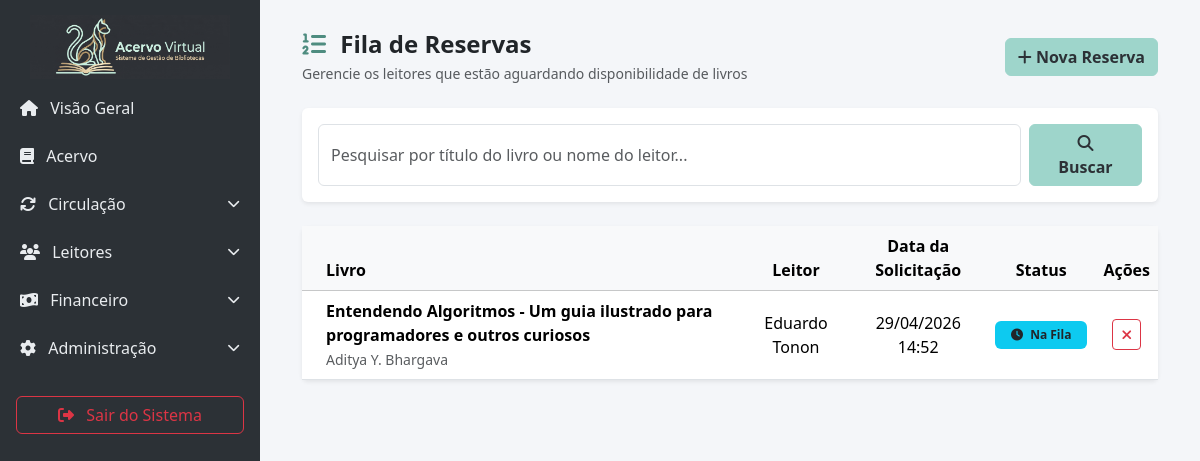
/circulacao/reservas/ (signed in), run on the app's committed database.
### biblioteca_app/models.py (models this page shows, shortened)
class Reserva(models.Model):
    class Status(models.TextChoices):
        ATIVA = 'ativa', 'Ativa - Na Fila'
        DISPONIVEL = 'disponivel', 'Livro Disponível (Aguardando Retirada)'
        ATENDIDA = 'atendida', 'Atendida (Empréstimo Realizado)'
        CANCELADA = 'cancelada', 'Cancelada'
    leitor = models.ForeignKey(Leitor, on_delete=models.CASCADE, related_name='reservas')
    livro = models.ForeignKey(Livro, on_delete=models.CASCADE, related_name='reservas')
    data_solicitacao = models.DateTimeField(default=timezone.now)
    status = models.CharField(max_length=20, choices=Status.choices, default=Status.ATIVA)

class Livro(models.Model):
    titulo = models.CharField(max_length=200)
    autor = models.ForeignKey(Autor, on_delete=models.PROTECT, related_name="livros")
    edicao = models.CharField(max_length=100)
    editora = models.ForeignKey(Editora, on_delete=models.PROTECT, related_name="livros", null=True, blank=True)
    idioma = models.CharField(max_length=50, default="Português")
    data_publicacao = models.DateField(blank=True, null=True)
    numero_paginas = models.IntegerField()
    genero = models.ForeignKey(Genero, on_delete=models.PROTECT, related_name="livros")
    classificacao = models.IntegerField()
    sinopse = models.TextField()
    capa = models.ImageField(upload_to='capas/', blank=True, null=True)
    localizacao = models.CharField(max_length=100, blank=True, null=True, help_text="Ex: Estante A, Prateleira 2")

class Autor(models.Model):
    nome = models.CharField(max_length=200, unique=True)
    def __str__(self):
        return self.nome

class Leitor(models.Model):
    id_leitor = models.CharField(max_length=50, unique=True, null=True, blank=True, help_text="ID Único ou Matrícula")
    nome = models.CharField(max_length=200)
    data_nascimento = models.DateField()
    celular = models.CharField(max_length=15, unique=True)
    cpf = models.CharField(max_length=14, unique=True)
    email = models.EmailField(unique=True)
    cep = models.CharField(max_length=9)
    endereco = models.CharField(max_length=255)
    complemento = models.CharField(max_length=100, blank=True, null=True)
    cidade = models.CharField(max_length=100)
    class AlertasChoices(models.TextChoices):
        EMAIL = 'email', 'Email'
        CELULAR = 'celular', 'Celular'
    recebimento_alertas = models.CharField(max_length=10, choices=AlertasChoices.choices, default=AlertasChoices.EMAIL)
    ativo = models.BooleanField(default=True, help_text="Desmarque para bloquear temporariamente o leitor")
    foto = models.ImageField(upload_to='fotos_leitores/', null=True, blank=True)

### biblioteca_app/views.py (the view, shortened to what this page needs)
# urls.py: path('circulacao/reservas/', views.fila_reservas, name='fila_reservas'),
@login_required(login_url='login_view')
def fila_reservas(request):
    query = request.GET.get('q', '').strip()
    reservas_base = Reserva.objects.select_related('leitor', 'livro').exclude(status__in=[Reserva.Status.CANCELADA, Reserva.Status.ATENDIDA]).order_by('data_solicitacao')
    if query:
        reservas = reservas_base.filter(
            Q(livro__titulo__icontains=query) |
            Q(leitor__nome__icontains=query)
        )
    else:
        reservas = reservas_base.all()
    leitores_ativos = Leitor.objects.filter(ativo=True).order_by('nome')
    livros = Livro.objects.all().order_by('titulo')
    context = {
        'reservas': reservas,
        'query': query,
        'leitores': leitores_ativos,
        'livros': livros
    }
    return render(request, 'fila_reservas.html', context)

### biblioteca_app/templates/fila_reservas.html (shortened to what this page needs)
{% extends 'base.html' %}
{% block content %}
<div class="container-fluid">
    <div class="d-flex justify-content-between align-items-center mb-4">
        <div>
            <h4 class="fw-bold text-dark mb-1"><i class="fa-solid fa-list-ol me-2 text-primary"></i> Fila de Reservas</h4>
            <p class="text-muted small mb-0">Gerencie os leitores que estão aguardando disponibilidade de livros</p>
        </div>
        <button type="button" class="btn btn-primary" data-bs-toggle="modal" data-bs-target="#modal-nova-reserva">
            <i class="fa-solid fa-plus"></i> Nova Reserva
        </button>
    </div>
    <div class="card border-0 shadow-sm mb-4">
        <div class="card-body">
            <form action="{% url 'fila_reservas' %}" method="GET" class="d-flex mb-0">
                <input type="text" name="q" value="{{ query }}" class="form-control me-2" placeholder="Pesquisar por título do livro ou nome do leitor...">
                <button type="submit" class="btn btn-primary px-4"><i class="fa-solid fa-magnifying-glass"></i> Buscar</button>
            </form>
        </div>
    </div>
    <div class="card border-0 shadow-sm">
        <div class="card-body p-0 table-responsive">
            <table class="table table-hover align-middle mb-0 text-center">
                <thead class="table-light">
                    <tr>
                        <th class="text-start ps-4">Livro</th>
                        <th>Leitor</th>
                        <th>Data da Solicitação</th>
                        <th>Status</th>
                        <th>Ações</th>
                    </tr>
                </thead>
                <tbody>
                    {% for reserva in reservas %}
                    <tr>
                        <td class="text-start ps-4">
                            <strong>{{ reserva.livro.titulo }}</strong><br>
                            <small class="text-muted">{{ reserva.livro.autor }}</small>
                        </td>
                        <td>{{ reserva.leitor.nome }}</td>
                        <td>{{ reserva.data_solicitacao|date:"d/m/Y H:i" }}</td>
                        <td>
                            {% if reserva.status == 'ativa' %}
                                <span class="badge bg-info text-dark px-3 py-2"><i class="fa-solid fa-clock me-1"></i> Na Fila</span>
                            {% elif reserva.status == 'disponivel' %}
                                <span class="badge bg-success px-3 py-2"><i class="fa-solid fa-check me-1"></i> Aguardando Retirada</span>
                            {% endif %}
                        </td>
                        <td>
                            <div class="d-flex justify-content-center gap-2">
                            <form method="POST" action="{% url 'fila_reservas' %}" style="display:inline;" onsubmit="confirmarSubmit(event, 'Cancelar Reserva', 'Tem certeza que deseja cancelar esta reserva?', 'warning');">
                                    <button type="submit" class="btn btn-sm btn-outline-danger" title="Cancelar Reserva">
                                        <i class="fa-solid fa-xmark"></i>
                                    </button>
                                </form>
                            </div>
                        </td>
                    </tr>
                    {% empty %}
                    <tr><td colspan="5" class="text-center py-5 text-muted">Nenhuma reserva ativa na fila.</td></tr>
                    {% endfor %}
                </tbody>
            </table>
        </div>
    </div>
</div>
{% endblock %}

### biblioteca_app/templates/base.html (style rules this page uses)
body { background-color: #f4f6f9; font-family: 'Segoe UI', Tahoma, Geneva, Verdana, sans-serif; }
:root { --theme-dark: #2c3136; --theme-primary: #9ed5cb; --theme-secondary: #cca77b; --theme-light: #f8f9fa; }
.btn-primary { background-color: var(--theme-primary); border-color: var(--theme-primary); color: var(--theme-dark); font-weight: 600; }
.text-primary { color: #4e8c80 !important; }

### data on the page
Reserva: livro.titulo "Entendendo Algoritmos - Um guia ilustrado para programadores e outros curiosos", livro.autor "Aditya Y. Bhargava", leitor.nome "Eduardo Tonon", data_solicitacao "29/04/2026 14:52", status "ativa" (drawn)
